Frame 1 (no input): blank canvas, image omitted
Frame 60 (the mouse pressed at the canvas centre just before this capture): blank canvas, image omitted
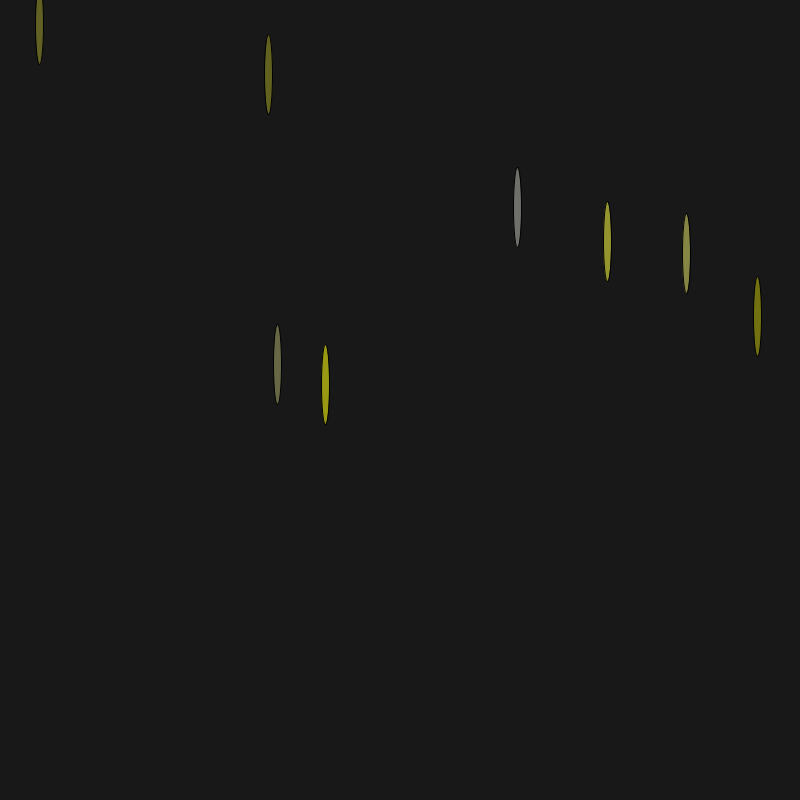
Frame 120 (the mouse held since frame 60 and released just before this capture)

The Processing sketch whose frames 1 and 60 were blank and that drew this single picture after the mouse press (run headless with seeded random() and noise(); from frame 60 on, the mouse is pressed at the canvas centre):

// Processing sketch: processing_87347
// ── processing_87347.pde

// BRIAN CHRISTIE
//FOR ISTA301 SPRING 2013
// ASSIGNMENT #1


int startTime; // how long to pause
int speedChange; // offset from last run time
int speedChangeFactor; // how quickly to change speed
int runCount;

void setup () {
  size(800, 800); //canvas size
  background (030);
  startTime = millis();
  speedChange = 2000;
  speedChangeFactor = 70;
  runCount = 0;
  
}
 
void draw() {
    if(millis() >= startTime + speedChange){
      for (int i=0; i<8; i++) {
        float random_x = random(0, width);
        float random_y = random(0, height);
        fill(mouseX, mouseY, random(0, 255), random(80, 155));
        ellipse (random_x, random_y, 8, 80);
        startTime = millis();
      }
      if (speedChange >= 100) {
        speedChange = speedChange - speedChangeFactor;
        println("speedChange is" + speedChange); //debugging
      }
      runCount = runCount + 1;
       println("runCount is" + runCount); //debugging
      if (runCount >= 200) {
        float random_x = random(0, width);
        float random_y = random(0, height);
        fill(mouseX, mouseY, random(0, 255), random(150, 200));
        ellipse (random_x, random_y, random(200, 300), random(200, 300));
        runCount = 0;
      }
    }
}
